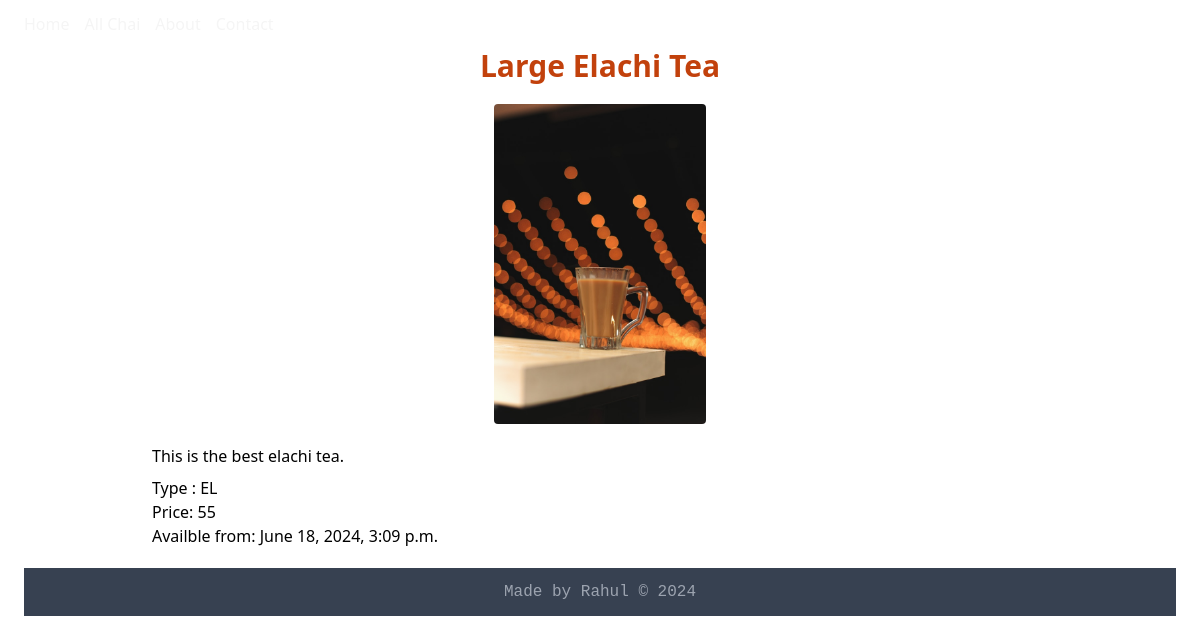
The page /chai/4/ on the database its author committed.
### chai/models.py (models this page shows, shortened)
class ChaiVariety(models.Model):
    CHAI_TYPE_CHOICES = [
        ('ML', 'MASALA'),
        ('GR', 'GINGER'),
        ('KL', 'KIWI'),
        ('PL', 'PLAIN'),
        ('EL', 'ELACHI')
    ]
    name = models.CharField(max_length=100)
    image = models.ImageField(upload_to='chais/')
    date_added = models.DateTimeField(default=timezone.now)
    chai_type = models.CharField(max_length=2, choices=CHAI_TYPE_CHOICES)
    description = models.TextField(default="")
    price = models.IntegerField(default=10)

### chai/views.py (the view)
# urls.py: path('<int:chai_id>/', view=views.chai_details, name='chai_details'),
def chai_details(request, chai_id):
    chai = get_object_or_404(ChaiVariety, pk=chai_id)
    return render(request, 'chai/chai_details.html', {'chai': chai})

### chai/templates/chai/chai_details.html (shortened to what this page needs)
{% extends "layout.html" %}
{% block content %}
<main>
    <h2 class="text-center text-3xl font-semibold text-orange-700">{{chai.name}}</h2>
    <img class="rounded h-80 mx-auto my-5" src="{{chai.image.url}}"  alt="{{chai.name}} image">
    <div class="max-w-4xl mx-auto">
        <p class="my-2">{{chai.description}}</p>
        <p>Type : {{chai.chai_type}}</p>
        <p>Price: {{chai.price}} </p>
        <p>Availble from: {{chai.date_added}}</p>
    </div>
</main>
{% endblock %}

### rows shown on the page
ChaiVariety: name "Large Elachi Tea", image (picture), description "This is the best elachi tea.", chai_type "EL", price "55", date_added "June 18, 2024, 3:09 p.m."
